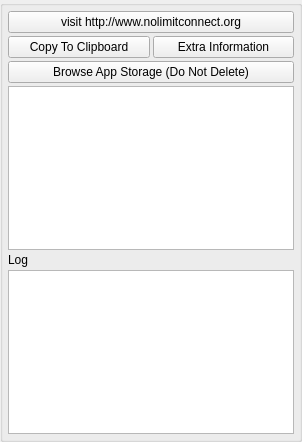
<?xml version="1.0" encoding="UTF-8"?>
<ui version="4.0">
 <class>AppletApplicationInfoUi</class>
 <widget class="QWidget" name="AppletApplicationInfoUi">
  <property name="geometry">
   <rect>
    <x>0</x>
    <y>0</y>
    <width>302</width>
    <height>442</height>
   </rect>
  </property>
  <property name="sizePolicy">
   <sizepolicy hsizetype="Expanding" vsizetype="Expanding">
    <horstretch>0</horstretch>
    <verstretch>0</verstretch>
   </sizepolicy>
  </property>
  <property name="minimumSize">
   <size>
    <width>0</width>
    <height>0</height>
   </size>
  </property>
  <property name="maximumSize">
   <size>
    <width>16777215</width>
    <height>16777215</height>
   </size>
  </property>
  <property name="windowTitle">
   <string>App Information</string>
  </property>
  <layout class="QVBoxLayout" name="verticalLayout">
   <property name="spacing">
    <number>0</number>
   </property>
   <property name="leftMargin">
    <number>0</number>
   </property>
   <property name="topMargin">
    <number>0</number>
   </property>
   <property name="rightMargin">
    <number>0</number>
   </property>
   <property name="bottomMargin">
    <number>0</number>
   </property>
   <item>
    <widget class="QGroupBox" name="StyledDlgItemsBox">
     <property name="sizePolicy">
      <sizepolicy hsizetype="Expanding" vsizetype="Expanding">
       <horstretch>0</horstretch>
       <verstretch>0</verstretch>
      </sizepolicy>
     </property>
     <property name="minimumSize">
      <size>
       <width>0</width>
       <height>0</height>
      </size>
     </property>
     <property name="title">
      <string/>
     </property>
     <layout class="QVBoxLayout" name="verticalLayout_2">
      <property name="spacing">
       <number>3</number>
      </property>
      <property name="leftMargin">
       <number>5</number>
      </property>
      <property name="topMargin">
       <number>5</number>
      </property>
      <property name="rightMargin">
       <number>5</number>
      </property>
      <property name="bottomMargin">
       <number>5</number>
      </property>
      <item>
       <widget class="QPushButton" name="gotoWebsiteButton">
        <property name="sizePolicy">
         <sizepolicy hsizetype="Minimum" vsizetype="Preferred">
          <horstretch>0</horstretch>
          <verstretch>0</verstretch>
         </sizepolicy>
        </property>
        <property name="text">
         <string>visit http://www.nolimitconnect.org</string>
        </property>
       </widget>
      </item>
      <item>
       <layout class="QHBoxLayout" name="horizontalLayout">
        <item>
         <widget class="QPushButton" name="m_CopyToClipboardButton">
          <property name="text">
           <string>Copy To Clipboard</string>
          </property>
         </widget>
        </item>
        <item>
         <widget class="QPushButton" name="m_ExtraInfoButton">
          <property name="text">
           <string>Extra Information</string>
          </property>
         </widget>
        </item>
       </layout>
      </item>
      <item>
       <widget class="QPushButton" name="m_BrowseStorageButton">
        <property name="text">
         <string>Browse App Storage (Do Not Delete)</string>
        </property>
       </widget>
      </item>
      <item>
       <widget class="QPlainTextEdit" name="m_InfoPlainTextEdit"/>
      </item>
      <item>
       <widget class="QLabel" name="label">
        <property name="text">
         <string>Log</string>
        </property>
       </widget>
      </item>
      <item>
       <widget class="QPlainTextEdit" name="m_LogPlainTextEdit"/>
      </item>
     </layout>
    </widget>
   </item>
  </layout>
 </widget>
 <resources/>
 <connections/>
</ui>
